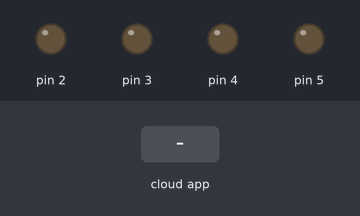
The sketch below on a simulated Arduino Uno, built with avr-gcc and run on an emulated ATmega328P. Parts: output pins drawn as LEDs (lit = HIGH). The inputs (shaded band) are chosen by the test bench. The ROS host is connected and sends only what is stated.

Above: at 1.2 s.
1.3 s: the phone or cloud app sets linear.x to -100
At 1.7 s:
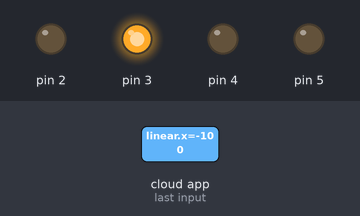
2.8 s: the phone or cloud app sets linear.x to 0
At 4.0 s:
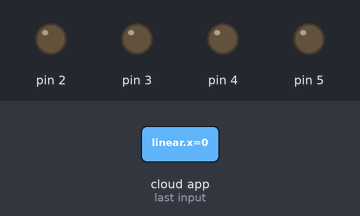
Timing chart, 0 to 5.8 s (numbered marks = the images above; inputs shaded):
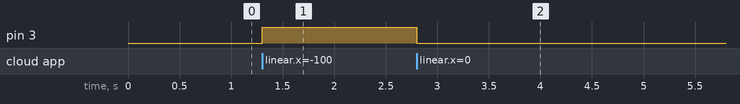

Measured:
- after the input at 1.3 s, pin 3: LOW → HIGH at once
- after the input at 2.8 s, pin 3: HIGH → LOW at once

The sketch:

gtog_motor_driver.ino
```cpp
#include <ros.h>
#include <geometry_msgs/Twist.h>
ros::NodeHandle nh;
geometry_msgs::Twist msg;
//pwm 2 dir 2 left motor
//pwm1 dir 1 right motor
//pin 2, 3 right motor
//pin 4. 5 left motor
void roverCallBack(const geometry_msgs::Twist& cmd_vel)
{
  float vx = cmd_vel.linear.x ;
  float vy = cmd_vel.linear.y ;
  float ay = cmd_vel.angular.y;
  float ax = cmd_vel.angular.x ;
  analogWrite(3, vx);
  analogWrite(5, ax);
  digitalWrite(2, vy);
  digitalWrite(4, ay);
}
ros::Subscriber <geometry_msgs::Twist> sub("/cmd_vel", roverCallBack);
void setup() {
  // put your setup code here, to run once:
  nh.initNode();
  nh.subscribe(sub);
  pinMode(2,OUTPUT);
  pinMode(3,OUTPUT);
  pinMode(4,OUTPUT);
  pinMode(5,OUTPUT);
}

void loop() {
  // put your main code here, to run repeatedly:
  nh.spinOnce();
  delay(1);
}
```
